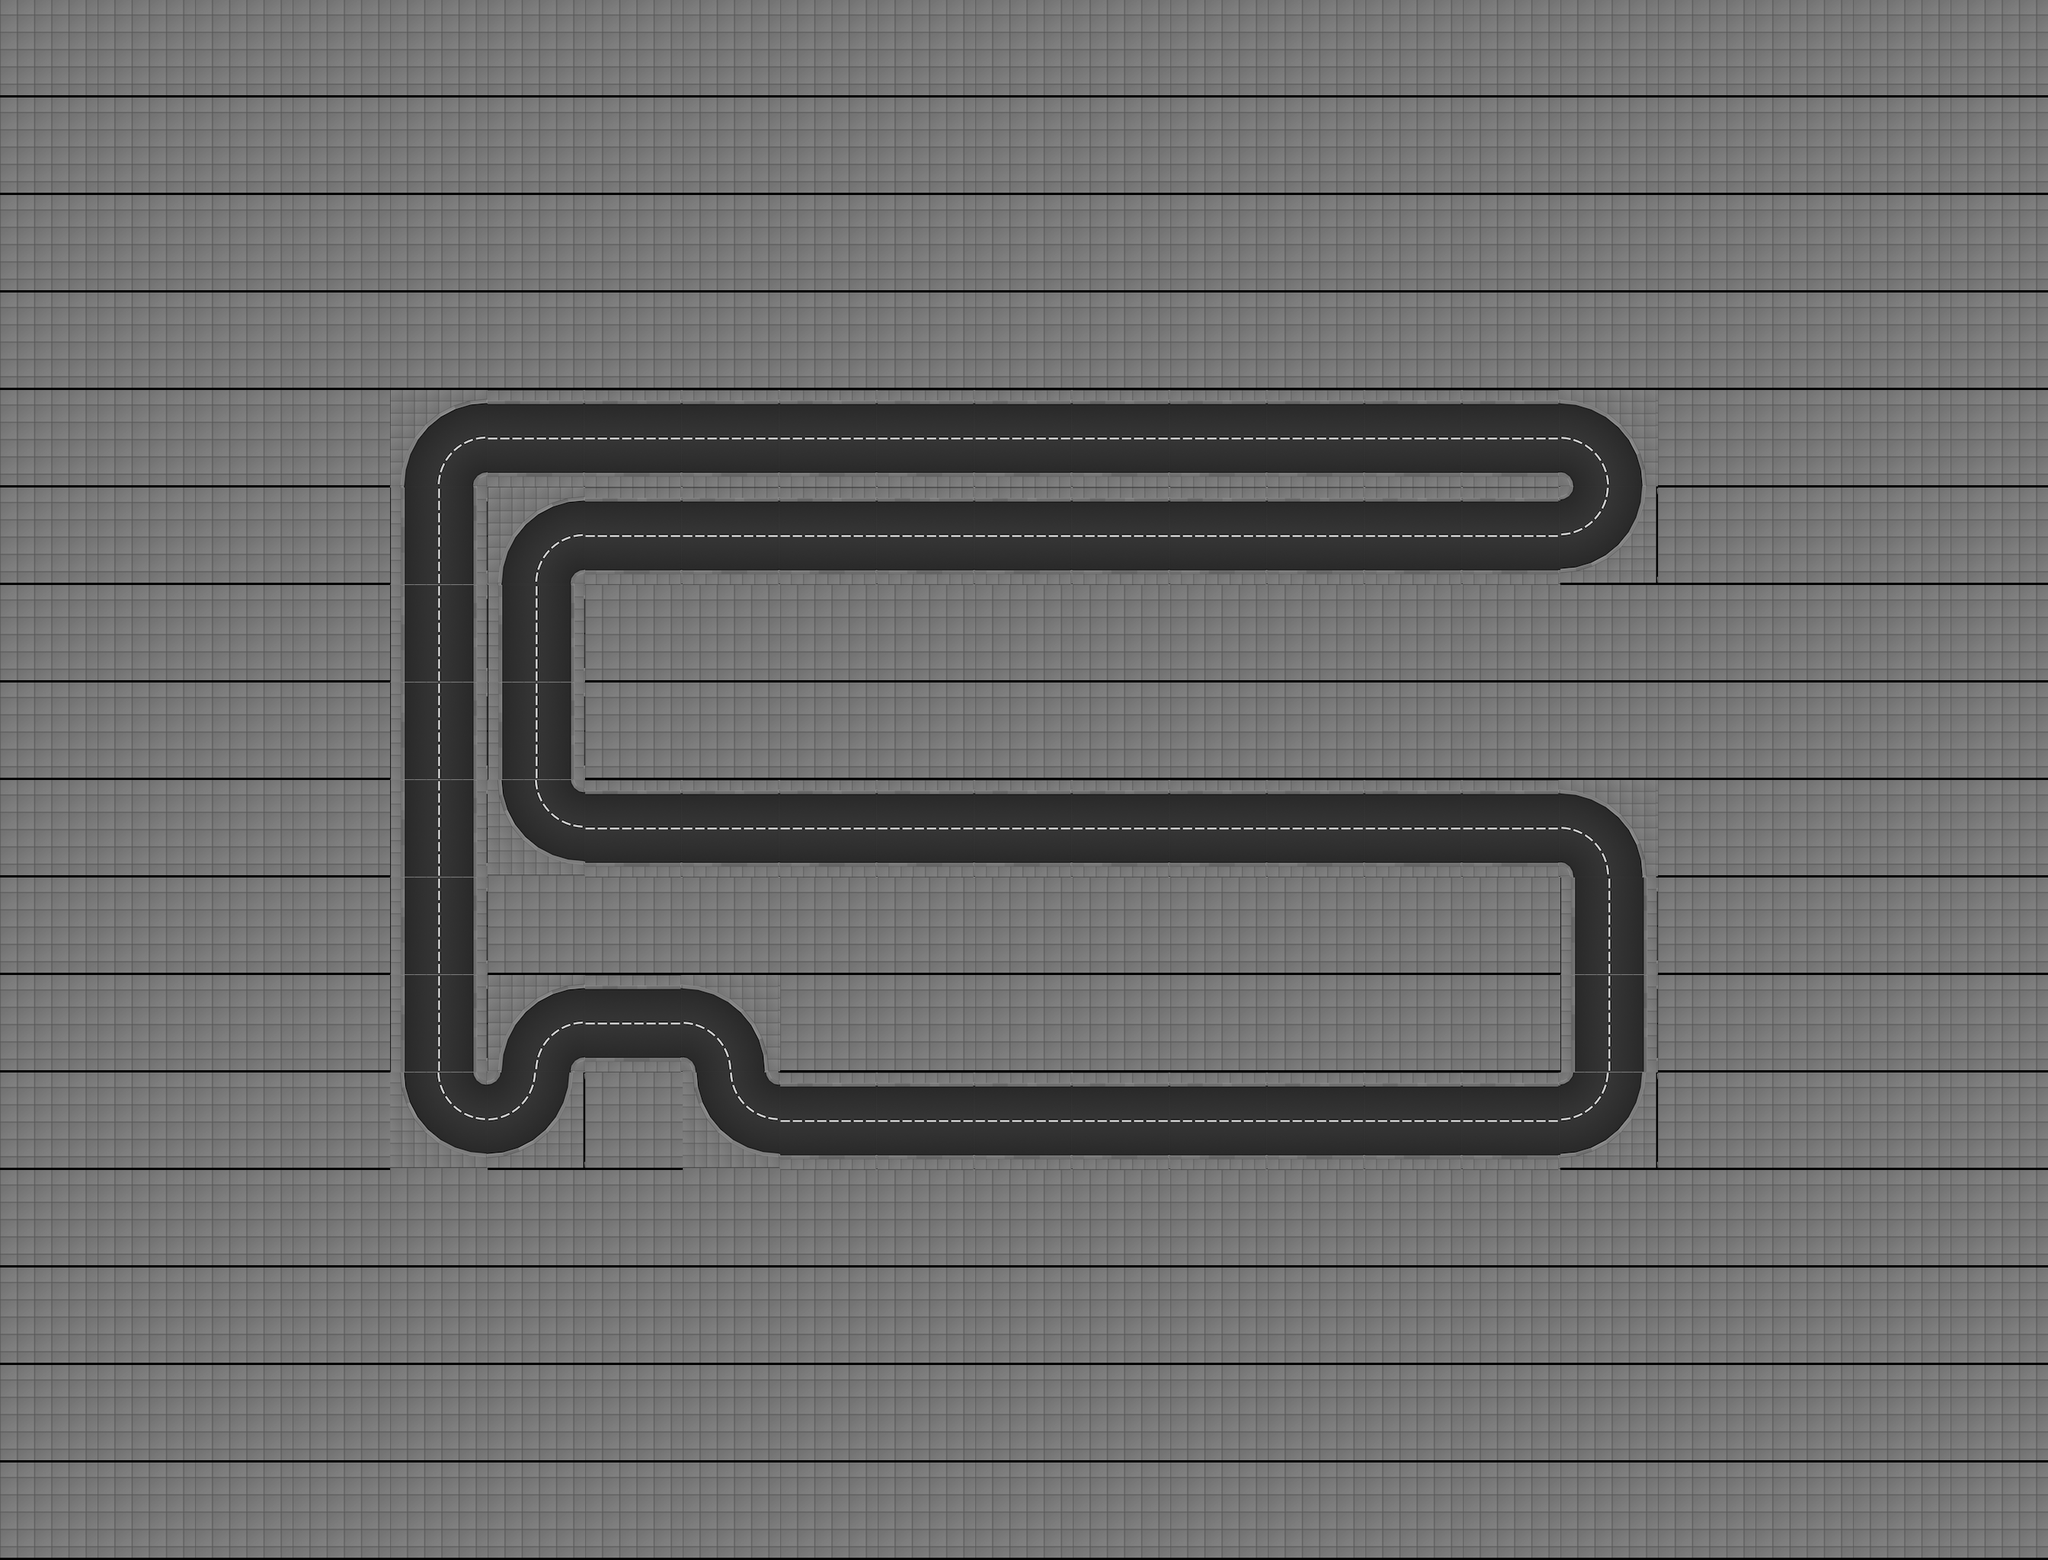

This is a level from a 2D game, rendered from its Tiled map with the project's own tilesets. A one-line summary and the map file follow, with tile-layer data summarised:
An orthogonal 21x16 tile map with 128x128 px tiles, 1 tile layer (track), 2 tilesets and 336 objects (27x appartment_roof_01, 14x appartment_ground_floor_02, 12x office_07_ground_floor, 12x office_07_floor, 8x appartment_ground_floor_01, ...).

<map height="16" infinite="0" nextlayerid="1" nextobjectid="1" orientation="orthogonal" renderorder="right-down" tiledversion="1.2.2" tileheight="128" tilewidth="128" version="1.2" width="21"><tileset firstgid="1" source="../../gbResources/set_tiles.tsx" /><tileset firstgid="134" source="../../gbResources/set_objects.tsx" /><layer height="16" id="1" name="track" width="21"><data>[336 cells, 336 non-empty, 7 distinct tile ids]</data></layer><objectgroup id="1" name="walls"><object id="1" x="512" y="640"><polyline points="16,0 32,-64 64,-96 128,-112" /></object><object id="2" x="512" y="640"><polyline points="112,0 114,-8 120,-14 128,-16" /></object><object id="3" x="512" y="704.0"><polyline points="16,-64 16,64" /></object><object id="4" x="512" y="704.0"><polyline points="112,-64 112,64" /></object><object id="5" x="512" y="832.0"><polyline points="16,-64 16,64" /></object><object id="6" x="512" y="832.0"><polyline points="112,-64 112,64" /></object><object id="7" x="512" y="960.0"><polyline points="16,-64 16,64" /></object><object id="8" x="512" y="960.0"><polyline points="112,-64 112,64" /></object><object id="9" x="512" y="1088.0"><polyline points="16,-64 16,64" /></object><object id="10" x="512" y="1088.0"><polyline points="112,-64 112,64" /></object><object id="11" x="512" y="1216.0"><polyline points="16,-64 16,64" /></object><object id="12" x="512" y="1216.0"><polyline points="112,-64 112,64" /></object><object id="13" x="512" y="1344.0"><polyline points="16,-64 16,64" /></object><object id="14" x="512" y="1344.0"><polyline points="112,-64 112,64" /></object><object id="15" x="512" y="1536"><polyline points="16,-128 32,-64 64,-32 128,-16" /></object><object id="16" x="512" y="1536"><polyline points="112,-128 114,-120 120,-114 128,-112" /></object><object id="17" x="640" y="592.0"><polyline points="0,-64 128,-64" /></object><object id="18" x="640" y="560.0"><polyline points="0,64 128,64" /></object><object id="19" x="640" y="768"><polyline points="16,0 32,-64 64,-96 128,-112" /></object><object id="20" x="640" y="768"><polyline points="112,0 114,-8 120,-14 128,-16" /></object><object id="21" x="640" y="832.0"><polyline points="16,-64 16,64" /></object><object id="22" x="640" y="832.0"><polyline points="112,-64 112,64" /></object><object id="23" x="640" y="960.0"><polyline points="16,-64 16,64" /></object><object id="24" x="640" y="960.0"><polyline points="112,-64 112,64" /></object><object id="25" x="640" y="1152"><polyline points="16,-128 32,-64 64,-32 128,-16" /></object><object id="26" x="640" y="1152"><polyline points="112,-128 114,-120 120,-114 128,-112" /></object><object id="27" x="640" y="1408"><polyline points="16,0 32,-64 64,-96 128,-112" /></object><object id="28" x="640" y="1408"><polyline points="112,0 114,-8 120,-14 128,-16" /></object><object id="29" x="640" y="1536"><polyline points="112,-128 96,-64 64,-32 0,-16" /></object><object id="30" x="640" y="1536"><polyline points="16,-128 14,-120 8,-114 0,-112" /></object><object id="31" x="768" y="592.0"><polyline points="0,-64 128,-64" /></object><object id="32" x="768" y="560.0"><polyline points="0,64 128,64" /></object><object id="33" x="768" y="720.0"><polyline points="0,-64 128,-64" /></object><object id="34" x="768" y="688.0"><polyline points="0,64 128,64" /></object><object id="35" x="768" y="1104.0"><polyline points="0,-64 128,-64" /></object><object id="36" x="768" y="1072.0"><polyline points="0,64 128,64" /></object><object id="37" x="768" y="1360.0"><polyline points="0,-64 128,-64" /></object><object id="38" x="768" y="1328.0"><polyline points="0,64 128,64" /></object><object id="39" x="896" y="592.0"><polyline points="0,-64 128,-64" /></object><object id="40" x="896" y="560.0"><polyline points="0,64 128,64" /></object><object id="41" x="896" y="720.0"><polyline points="0,-64 128,-64" /></object><object id="42" x="896" y="688.0"><polyline points="0,64 128,64" /></object><object id="43" x="896" y="1104.0"><polyline points="0,-64 128,-64" /></object><object id="44" x="896" y="1072.0"><polyline points="0,64 128,64" /></object><object id="45" x="896" y="1408"><polyline points="0,-112 64,-96 96,-64 112,0" /></object><object id="46" x="896" y="1408"><polyline points="0,-16 8,-14 14,-8 16,0" /></object><object id="47" x="896" y="1536"><polyline points="16,-128 32,-64 64,-32 128,-16" /></object><object id="48" x="896" y="1536"><polyline points="112,-128 114,-120 120,-114 128,-112" /></object><object id="49" x="1024" y="592.0"><polyline points="0,-64 128,-64" /></object><object id="50" x="1024" y="560.0"><polyline points="0,64 128,64" /></object><object id="51" x="1024" y="720.0"><polyline points="0,-64 128,-64" /></object><object id="52" x="1024" y="688.0"><polyline points="0,64 128,64" /></object><object id="53" x="1024" y="1104.0"><polyline points="0,-64 128,-64" /></object><object id="54" x="1024" y="1072.0"><polyline points="0,64 128,64" /></object><object id="55" x="1024" y="1488.0"><polyline points="0,-64 128,-64" /></object><object id="56" x="1024" y="1456.0"><polyline points="0,64 128,64" /></object><object id="57" x="1152" y="592.0"><polyline points="0,-64 128,-64" /></object><object id="58" x="1152" y="560.0"><polyline points="0,64 128,64" /></object><object id="59" x="1152" y="720.0"><polyline points="0,-64 128,-64" /></object><object id="60" x="1152" y="688.0"><polyline points="0,64 128,64" /></object><object id="61" x="1152" y="1104.0"><polyline points="0,-64 128,-64" /></object><object id="62" x="1152" y="1072.0"><polyline points="0,64 128,64" /></object><object id="63" x="1152" y="1488.0"><polyline points="0,-64 128,-64" /></object><object id="64" x="1152" y="1456.0"><polyline points="0,64 128,64" /></object><object id="65" x="1280" y="592.0"><polyline points="0,-64 128,-64" /></object><object id="66" x="1280" y="560.0"><polyline points="0,64 128,64" /></object><object id="67" x="1280" y="720.0"><polyline points="0,-64 128,-64" /></object><object id="68" x="1280" y="688.0"><polyline points="0,64 128,64" /></object><object id="69" x="1280" y="1104.0"><polyline points="0,-64 128,-64" /></object><object id="70" x="1280" y="1072.0"><polyline points="0,64 128,64" /></object><object id="71" x="1280" y="1488.0"><polyline points="0,-64 128,-64" /></object><object id="72" x="1280" y="1456.0"><polyline points="0,64 128,64" /></object><object id="73" x="1408" y="592.0"><polyline points="0,-64 128,-64" /></object><object id="74" x="1408" y="560.0"><polyline points="0,64 128,64" /></object><object id="75" x="1408" y="720.0"><polyline points="0,-64 128,-64" /></object><object id="76" x="1408" y="688.0"><polyline points="0,64 128,64" /></object><object id="77" x="1408" y="1104.0"><polyline points="0,-64 128,-64" /></object><object id="78" x="1408" y="1072.0"><polyline points="0,64 128,64" /></object><object id="79" x="1408" y="1488.0"><polyline points="0,-64 128,-64" /></object><object id="80" x="1408" y="1456.0"><polyline points="0,64 128,64" /></object><object id="81" x="1536" y="592.0"><polyline points="0,-64 128,-64" /></object><object id="82" x="1536" y="560.0"><polyline points="0,64 128,64" /></object><object id="83" x="1536" y="720.0"><polyline points="0,-64 128,-64" /></object><object id="84" x="1536" y="688.0"><polyline points="0,64 128,64" /></object><object id="85" x="1536" y="1104.0"><polyline points="0,-64 128,-64" /></object></objectgroup><objectgroup id="2" name="route"><!-- 1 objects omitted --></objectgroup><objectgroup id="3" name="lights"><!-- 62 objects omitted --></objectgroup><objectgroup id="4" name="slow_motion_triggers"><!-- 12 objects omitted --></objectgroup><objectgroup id="5" name="speed_up_triggers"><!-- 9 objects omitted --></objectgroup><objectgroup id="6" name="buildings"><!-- 124 objects omitted --></objectgroup><objectgroup id="7" name="spawners"><!-- 4 objects omitted --></objectgroup></map>
<!-- 251 of 336 objects omitted -->
